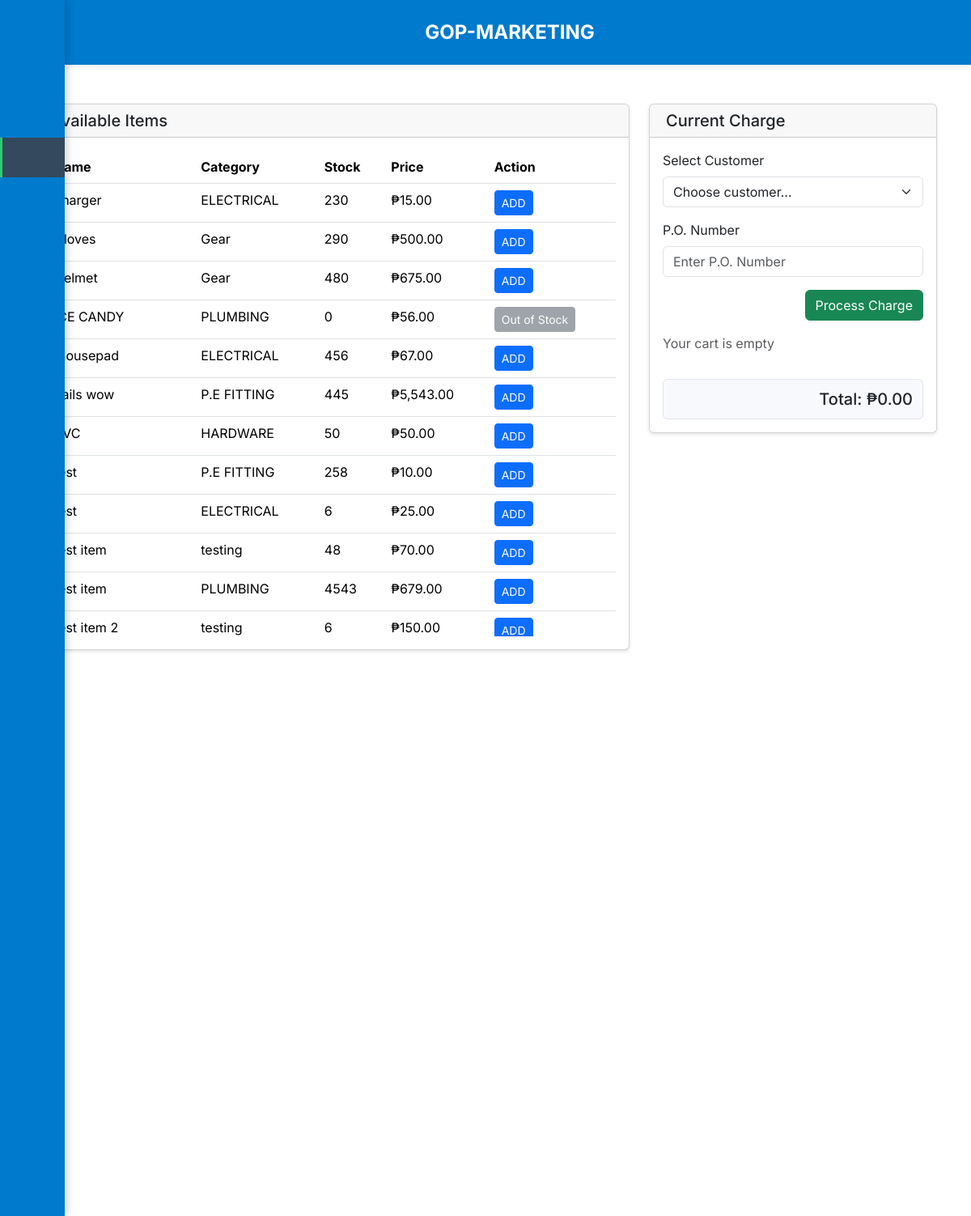
Page /views/charge/charge.php on the committed database.
### tables this page shows
CREATE TABLE `items` (
  `id` int(11) NOT NULL,
  `stock` int(255) NOT NULL,
  `sold_by` varchar(255) NOT NULL,
  `name` varchar(255) NOT NULL,
  `category` varchar(255) NOT NULL,
  `cost` double(50,2) NOT NULL,
  `price` double(50,2) NOT NULL
);

### connection/DBConnection.php (called while the page is built, shortened)
<?php
class DBConnection {
    private $host = "localhost";
    private $username = "root";
    private $password = "";
    private $database = "gop_marketing_db";
    private $conn;
    public function __construct() {
        try {
            $this->conn = new mysqli($this->host, $this->username, $this->password, $this->database);
        } catch (Exception $e) {
            die("Database Connection Error: " . $e->getMessage());
        }
    }
    public function getConnection() {
        return $this->conn;
    }
}
?>

### controller/backend_charge.php (called while the page is built, shortened)
<?php
require_once __DIR__ . '/../connection/DBConnection.php';
class ChargeController
{
    private $conn;
    public function __construct()
    {
        $db = new DBConnection();
        $this->conn = $db->getConnection();
    }
    public function getAllItems()
    {
        $sql = "SELECT id, name, category, stock, price FROM items ORDER BY name ASC";
        $result = $this->conn->query($sql);
        $items = [];
        if ($result->num_rows > 0) {
            while ($row = $result->fetch_assoc()) {
                $items[] = $row;
            }
        }
        return $items;
    }
}

### views/charge/charge.php (the view, shortened to what this page needs)
<?php
require_once __DIR__ . '/../../controller/backend_charge.php';
$chargeController = new ChargeController();
$items = $chargeController->getAllItems();
?>
<!DOCTYPE html>
<html lang="en">
<head>
    <link rel="stylesheet" href="../../styles/sidebar.css">
    <link rel="stylesheet" href="../../styles/charge.css">
    <link rel="stylesheet" href="../../styles/header.css">
    <link rel="stylesheet" href="../../bootstrap-5.3.6/css/bootstrap.min.css">
</head>
<body>
    <?php require_once '../renderParts/header.php'; ?>
    <?php require_once '../renderParts/sidebar.php'; ?>
    <main class="main-content">
        <div class="container">
            <div class="row">
                <div class="col-md-8">
                    <div class="card mb-4">
                        <div class="card-header d-flex align-items-center">
                            <h5 class="card-title mb-0">Available Items</h5>
                        </div>
                        <div class="card-body">
                            <div class="table-responsive">
                                <table class="table table-hover">
                                    <thead>
                                        <tr>
                                            <th>Name</th>
                                            <th>Category</th>
                                            <th>Stock</th>
                                            <th>Price</th>
                                            <th>Action</th>
                                        </tr>
                                    </thead>
                                    <tbody>
                                        <?php foreach ($items as $item): ?>
                                            <tr>
                                                <td><?php echo $item['name']; ?></td>
                                                <td><?php echo $item['category']; ?></td>
                                                <td><?php echo $item['stock']; ?></td>
                                                <td>₱<?php echo number_format($item['price'], 2); ?></td>
                                                <td>
                                                    <?php if ($item['stock'] > 0): ?>
                                                        <button class="btn btn-sm btn-primary add-item"
                                                            data-id="<?php echo $item['id']; ?>"
                                                            data-name="<?php echo $item['name']; ?>"
                                                            data-price="<?php echo $item['price']; ?>"
                                                            data-stock="<?php echo $item['stock']; ?>">
                                                            ADD
                                                        </button>
                                                    <?php else: ?>
                                                        <button class="btn btn-sm btn-secondary" disabled>
                                                            Out of Stock
                                                        </button>
                                                    <?php endif; ?>
                                                </td>
                                            </tr>
                                        <?php endforeach; ?>
                                    </tbody>
                                </table>
                            </div>
                        </div>
                    </div>
                </div>
                <div class="col-md-4">
                    <div class="card">
                        <div class="card-header d-flex align-items-center">
                            <h5 class="card-title mb-0">Current Charge</h5>
                        </div>
                        <div class="card-body">
                            <div class="mb-3">
                                <div class="mb-3">
                                    <label for="customer" class="form-label">Select Customer</label>
                                    <select class="form-select" id="customer" required>
                                        <option value="">Choose customer...</option>
                                    </select>
                                </div>
                                <div class="mb-3">
                                    <label for="po_number" class="form-label">P.O. Number</label>
                                    <input type="text" class="form-control" id="po_number" placeholder="Enter P.O. Number">
                                </div>
                                <div class="d-flex justify-content-end">
                                    <button id="process-charge" class="btn btn-success">Process Charge</button>
                                </div>
                            </div>
                            <div id="cart-items" class="mb-3">
                            </div>
                            <div class="total-section">
                                <h4>Total: ₱<span id="total-amount">0.00</span></h4>
                            </div>
                        </div>
                    </div>
                </div>
            </div>
        </div>
    </main>
</body>
</html>

### styles/sidebar.css (style rules this page uses)
body { margin-left: 80px; transition: margin-left 0.3s ease; }
.container { margin-left: 80px; width: calc(100% - 80px); transition: margin-left 0.3s ease, width 0.3s ease; }

### styles/charge.css (style rules this page uses)
* { margin: 0; padding: 0; box-sizing: border-box; }
.main-content { padding-top: 3rem; }
.card { box-shadow: 0 2px 4px rgba(0, 0, 0, 0.1); }
.total-section { background-color: #f8f9fc; padding: 0.75rem; border-radius: 0.35rem; margin-top: 1rem; border: 1px solid #e3e6f0; }
.total-section h4 { margin: 0; font-size: 1.25rem; text-align: right; }
#cart-items { max-height: 50vh; overflow-y: auto; padding-right: 5px; }
.table-responsive { max-height: 600px; overflow-y: auto; }
#process-charge { min-width: 120px; height: 38px; }

### styles/header.css (style rules this page uses)
* { font-family: "Inter", sans-serif; }
.container { margin-top: 80px; }

### rows in the picture
items: name "charger", category "ELECTRICAL", stock "230", price "15.00"
items: name "Gloves", category "Gear", stock "290", price "500.00"
items: name "Helmet", category "Gear", stock "480", price "675.00"
items: name "ICE CANDY", category "PLUMBING", stock "0", price "56.00", shows "Out of Stock"
items: name "Mousepad", category "ELECTRICAL", stock "456", price "67.00"
items: name "nails wow", category "P.E FITTING", stock "445", price "5,543.00"
items: name "PVC", category "HARDWARE", stock "50", price "50.00"
items: name "test", category "P.E FITTING", stock "258", price "10.00"
items: name "test", category "ELECTRICAL", stock "6", price "25.00"
items: name "test item", category "testing", stock "48", price "70.00"
items: name "test item", category "PLUMBING", stock "4543", price "679.00"
items: name "test item 2", category "testing", stock "6", price "150.00"
